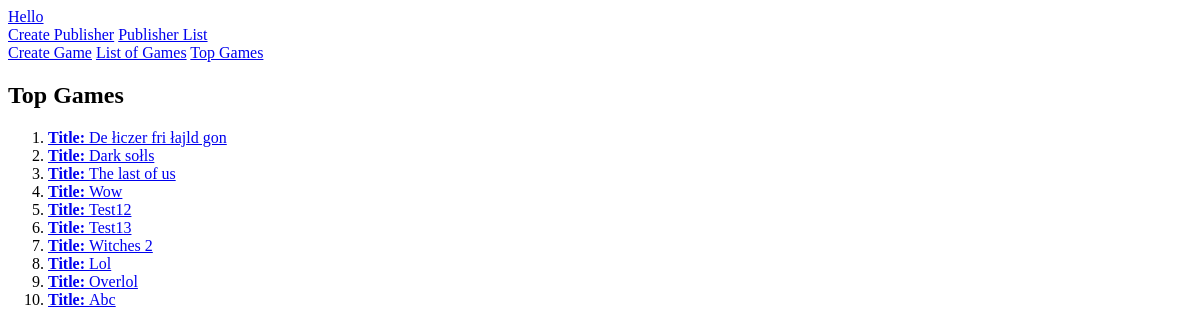
The app's page /hello/top-games, older data.
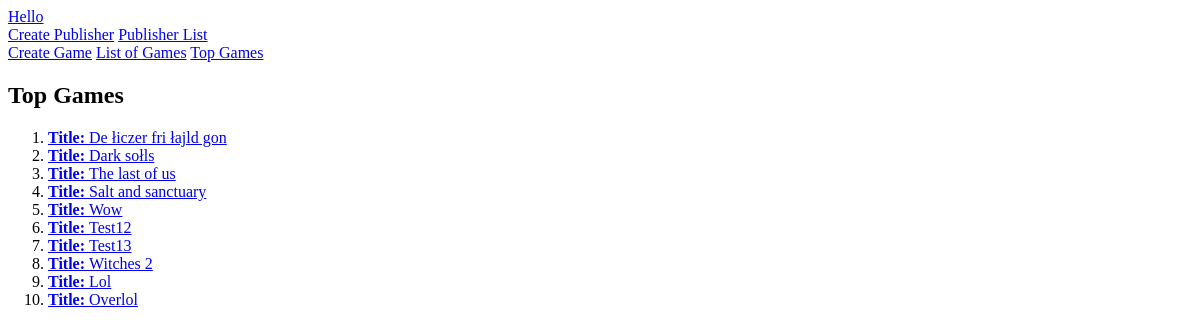
The same page, newer data.
### hello_world/models.py (models this page shows, shortened)
class Game(models.Model):
    id = models.IntegerField(primary_key=True, null=False, unique=True)
    title = models.CharField(max_length=100,)
    publisher = models.ForeignKey(Publisher, on_delete=models.SET_NULL, null=True,)
    release_date = models.DateField()
    rating = models.IntegerField(validators=[MinValueValidator(1), MaxValueValidator(5)])

### hello_world/views.py (the view)
# urls.py: path("top-games", views.GameTopListView.as_view(), name="top-games"),
class GameTopListView(ListView):
    model = Game
    template_name = "hello_world/top_games.html"
    ordering = ("-rating")
    context_object_name = "top_games"
    def get_queryset(self):
        queryset = super().get_queryset()
        data = queryset[:10]
        return data

### hello_world/Templates/hello_world/top_games.html (shortened to what this page needs)
{% extends 'base.html' %}
{% block content %}
<section id="top-games">
    <h1>Top Games</h1>
    <ol>
        {% for game in top_games %}
            <li><a href="{% url 'game-detail' game.id %}"><b>Title: </b>{{ game.title }}</a></li>
        {% endfor %}
    </ol>
</section>
{% endblock %}

### templates/base.html (shortened to what this page needs)
<!doctype html>
<html lang="en">
<head>
</head>
<body>
    <div>
        <a href="{% url 'hello' %}">Hello</a>
    </div>
    <div>
        <a href="{% url 'create-publisher' %}">Create Publisher</a>
        <a href="{% url 'all-publisher' %}">Publisher List</a>
    </div>
    <div>
        <a href="{% url 'create-game' %}">Create Game</a>
        <a href="{% url 'all-games' %}">List of Games</a>
        <a href="{% url 'top-games' %}">Top Games</a>
    </div>
    {% block content %}
    {% endblock %}
</body>
</html>

Row changes from the older to the newer data that the page shows:
no longer on this page (row unchanged): Game: title "Abc"
added Game: title "Salt and sanctuary"
